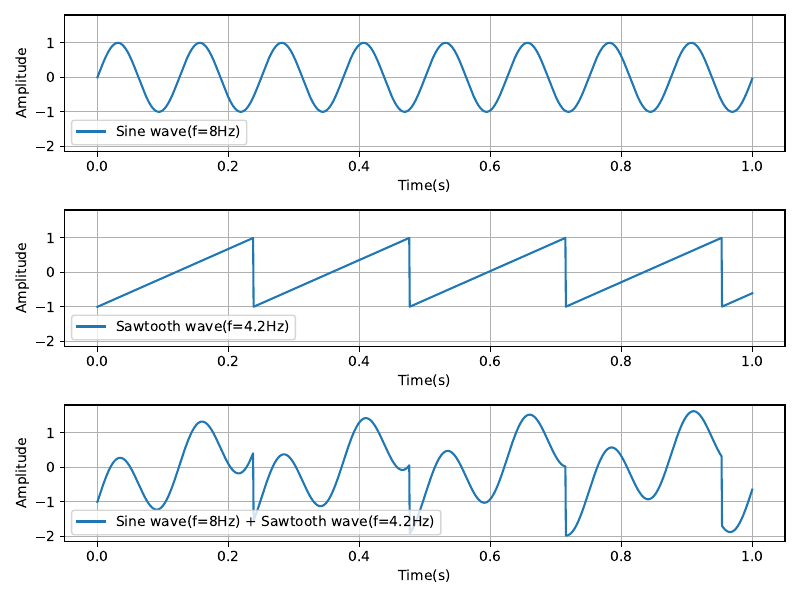

Here is the Python script that generated this plot:
import numpy as np
import matplotlib.pyplot as plt

from src.lib import signal

duration_s = 1.0

t_cont = np.linspace(0, duration_s, int(duration_s * 8 * 8 * 20), endpoint=False)

x1 = signal.Sin(A=1, f=8, phi=0)
x2 = signal.Sawtooth(A=1, f=4.2, phi=0)

fig, ax = plt.subplots(3, 1, figsize=(8, 6), sharey=True)

ax[0].plot(t_cont, x1(t_cont), label=x1)
ax[0].set_xlabel("Time(s)")
ax[0].set_ylabel("Amplitude")
ax[0].legend()
ax[0].grid()

ax[1].plot(t_cont, x2(t_cont), label=x2)
ax[1].set_xlabel("Time(s)")
ax[1].set_ylabel("Amplitude")
ax[1].legend()
ax[1].grid()

ax[2].plot(t_cont, x1(t_cont) + x2(t_cont), label=f"{x1} + {x2}")
ax[2].set_xlabel("Time(s)")
ax[2].set_ylabel("Amplitude")
ax[2].legend()
ax[2].grid()

plt.tight_layout()
plt.savefig("src/02/04.pdf", format="pdf")
plt.show()
